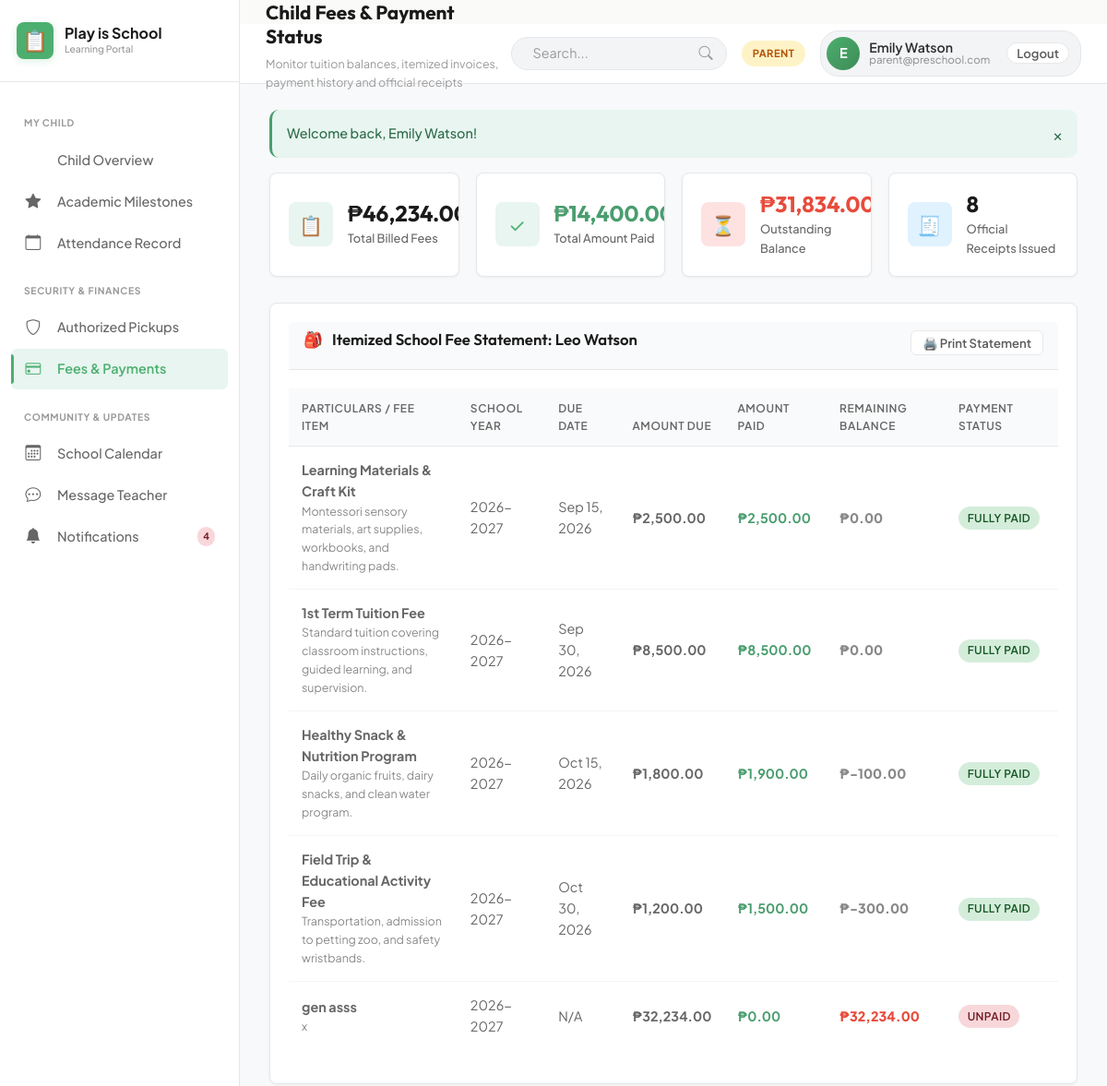
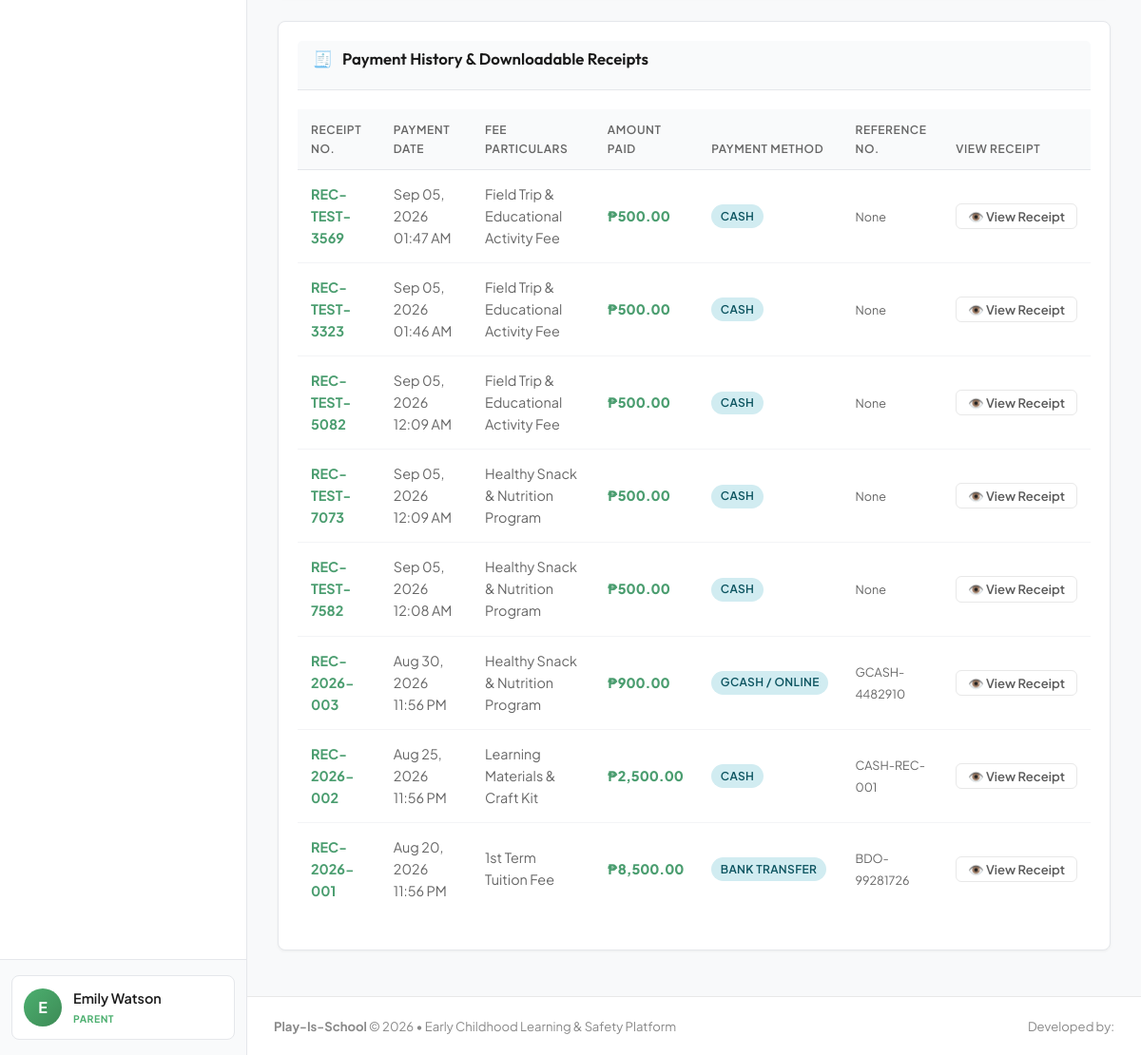
/parent/fees.php (signed in), run on the app's committed database (2 pictures, top to bottom).
### tables this page shows
CREATE TABLE student_fees (
            id INTEGER PRIMARY KEY AUTOINCREMENT,
            student_id INTEGER NOT NULL,
            fee_id INTEGER NOT NULL,
            amount_due REAL NOT NULL,
            amount_paid REAL DEFAULT 0,
            status TEXT DEFAULT 'unpaid' CHECK(status IN ('unpaid', 'partially_paid', 'paid')),
            created_at DATETIME DEFAULT CURRENT_TIMESTAMP,
            FOREIGN KEY (student_id) REFERENCES students(id) ON DELETE CASCADE,
            FOREIGN KEY (fee_id) REFERENCES fees(id) ON DELETE CASCADE
        );

CREATE TABLE students (
            id INTEGER PRIMARY KEY AUTOINCREMENT,
            first_name TEXT NOT NULL,
            last_name TEXT NOT NULL,
            lrn TEXT UNIQUE,
            dob DATE NOT NULL,
            gender TEXT CHECK(gender IN ('Male', 'Female')),
            blood_type TEXT,
            classroom_id INTEGER,
            parent_id INTEGER,
            address TEXT,
            emergency_contact_name TEXT,
            emergency_contact_phone TEXT,
            allergies TEXT,
            medical_notes TEXT,
            enrollment_status TEXT DEFAULT 'enrolled' CHECK(enrollment_status IN ('enrolled', 'archived', 'withdrawn')),
            admission_date DATE,
            avatar TEXT,
            FOREIGN KEY (classroom_id) REFERENCES classrooms(id) ON DELETE SET NULL,
            FOREIGN KEY (parent_id) REFERENCES users(id) ON DELETE SET NULL
        );

CREATE TABLE fees (
            id INTEGER PRIMARY KEY AUTOINCREMENT,
            title TEXT NOT NULL,
            description TEXT,
            amount REAL NOT NULL,
            school_year TEXT NOT NULL,
            due_date DATE
        );

CREATE TABLE payment_logs (
            id INTEGER PRIMARY KEY AUTOINCREMENT,
            student_fee_id INTEGER NOT NULL,
            student_id INTEGER NOT NULL,
            amount REAL NOT NULL,
            payment_method TEXT NOT NULL,
            reference_no TEXT,
            receipt_no TEXT NOT NULL,
            logged_by INTEGER,
            notes TEXT,
            payment_date DATETIME DEFAULT CURRENT_TIMESTAMP,
            FOREIGN KEY (student_fee_id) REFERENCES student_fees(id) ON DELETE CASCADE,
            FOREIGN KEY (student_id) REFERENCES students(id) ON DELETE CASCADE,
            FOREIGN KEY (logged_by) REFERENCES users(id) ON DELETE SET NULL
        );

### parent/fees.php (the view, shortened to what the rows shown need)
<?php
require_once dirname(__DIR__) . '/includes/auth.php';
$db = getDB();
$parentId = $_SESSION['user_id'];
$childStmt = $db->prepare("SELECT s.*, c.name as class_name FROM students s LEFT JOIN classrooms c ON s.classroom_id = c.id WHERE s.parent_id = ? LIMIT 1");
$childStmt->execute([$parentId]);
$child = $childStmt->fetch();
$childId = $child['id'] ?? 0;
$studentFees = [];
$totalDue = 0; $totalPaid = 0; $totalBalance = 0;
if ($childId) {
    $fStmt = $db->prepare("
        SELECT sf.*, f.title as fee_title, f.description as fee_desc, f.due_date, f.school_year,
               (sf.amount_due - sf.amount_paid) as balance
        FROM student_fees sf
        JOIN fees f ON sf.fee_id = f.id
        WHERE sf.student_id = ?
        ORDER BY sf.status ASC, f.due_date ASC
    ");
    $fStmt->execute([$childId]);
    $studentFees = $fStmt->fetchAll();
    foreach ($studentFees as $sf) {
        $totalDue += $sf['amount_due'];
        $totalPaid += $sf['amount_paid'];
    }
    $totalBalance = $totalDue - $totalPaid;
}
$payments = [];
if ($childId) {
    $pStmt = $db->prepare("
        SELECT p.*, f.title as fee_title, u.name as cashier_name
        FROM payment_logs p
        JOIN student_fees sf ON p.student_fee_id = sf.id
        JOIN fees f ON sf.fee_id = f.id
        LEFT JOIN users u ON p.logged_by = u.id
        WHERE p.student_id = ?
        ORDER BY p.payment_date DESC
    ");
    $pStmt->execute([$childId]);
    $payments = $pStmt->fetchAll();
}
require_once dirname(__DIR__) . '/includes/header.php';
?>
<?php if (!$child): ?>
    <div class="card" style="text-align: center; padding: 40px;">
        <p style="color: var(--text-muted);">No enrolled child linked to your account.</p>
    </div>
<?php else: ?>
    <div class="stat-grid">
        <div class="stat-card">
            <div class="stat-icon-wrapper stat-icon-primary">📋</div>
            <div class="stat-content">
                <div class="stat-value"><?= formatMoney($totalDue) ?></div>
                <div class="stat-label">Total Billed Fees</div>
            </div>
        </div>
        <div class="stat-card">
            <div class="stat-icon-wrapper stat-icon-mint">✓</div>
            <div class="stat-content">
                <div class="stat-value" style="color: var(--mint);"><?= formatMoney($totalPaid) ?></div>
                <div class="stat-label">Total Amount Paid</div>
            </div>
        </div>
        <div class="stat-card">
            <div class="stat-icon-wrapper stat-icon-rose">⏳</div>
            <div class="stat-content">
                <div class="stat-value" style="color: <?= $totalBalance > 0 ? 'var(--rose)' : 'var(--mint)' ?>;">
                    <?= formatMoney($totalBalance) ?>
                </div>
                <div class="stat-label"><?= $totalBalance > 0 ? 'Outstanding Balance' : 'Fully Settled!' ?></div>
            </div>
        </div>
        <div class="stat-card">
            <div class="stat-icon-wrapper stat-icon-sky">🧾</div>
            <div class="stat-content">
                <div class="stat-value"><?= count($payments) ?></div>
                <div class="stat-label">Official Receipts Issued</div>
            </div>
        </div>
    </div>
    <div class="card">
        <div class="card-header">
            <h3 class="card-title">
                <span>🎒</span> Itemized School Fee Statement: <?= htmlspecialchars($child['first_name'] . ' ' . $child['last_name']) ?>
            </h3>
            <button class="btn btn-secondary btn-sm" onclick="triggerPrint()">
                🖨️ Print Statement
            </button>
        </div>
        <div class="table-responsive">
            <table class="table">
                <thead>
                    <tr>
                        <th>Particulars / Fee Item</th>
                        <th>School Year</th>
                        <th>Due Date</th>
                        <th>Amount Due</th>
                        <th>Amount Paid</th>
                        <th>Remaining Balance</th>
                        <th>Payment Status</th>
                    </tr>
                </thead>
                <tbody>
                    <?php if (empty($studentFees)): ?>
                        <tr><td colspan="7" style="text-align: center; padding: 24px; color: var(--text-muted);">No fee statements found.</td></tr>
                    <?php else: ?>
                        <?php foreach ($studentFees as $sf): ?>
                            <tr>
                                <td>
                                    <strong><?= htmlspecialchars($sf['fee_title']) ?></strong>
                                    <div style="font-size: 0.78rem; color: var(--text-muted); max-width: 320px;">
                                        <?= htmlspecialchars($sf['fee_desc'] ?? '') ?>
                                    </div>
                                </td>
                                <td><?= htmlspecialchars($sf['school_year']) ?></td>
                                <td><?= formatDate($sf['due_date']) ?></td>
                                <td><strong><?= formatMoney($sf['amount_due']) ?></strong></td>
                                <td style="color: var(--mint); font-weight: 700;"><?= formatMoney($sf['amount_paid']) ?></td>
                                <td style="color: <?= $sf['balance'] > 0 ? 'var(--rose)' : 'var(--text-muted)' ?>; font-weight: 800;">
                                    <?= formatMoney($sf['balance']) ?>
                                </td>
                                <td>
                                    <?php if ($sf['status'] === 'paid'): ?>
                                        <span class="badge badge-success">FULLY PAID</span>
                                    <?php elseif ($sf['status'] === 'partially_paid'): ?>
                                        <span class="badge badge-warning">PARTIALLY PAID</span>
                                    <?php else: ?>
                                        <span class="badge badge-danger">UNPAID</span>
                                    <?php endif; ?>
                                </td>
                            </tr>
                        <?php endforeach; ?>
                    <?php endif; ?>
                </tbody>
            </table>
        </div>
    </div>
    <div class="card" style="margin-top: 24px;">
        <div class="card-header">
            <h3 class="card-title">
                <span>🧾</span> Payment History & Downloadable Receipts
            </h3>
        </div>
        <div class="table-responsive">
            <table class="table">
                <thead>
                    <tr>
                        <th>Receipt No.</th>
                        <th>Payment Date</th>
                        <th>Fee Particulars</th>
                        <th>Amount Paid</th>
                        <th>Payment Method</th>
                        <th>Reference No.</th>
                        <th>View Receipt</th>
                    </tr>
                </thead>
                <tbody>
                    <?php if (empty($payments)): ?>
                        <tr><td colspan="7" style="text-align: center; padding: 24px; color: var(--text-muted);">No payments logged yet.</td></tr>
                    <?php else: ?>
                        <?php foreach ($payments as $p): ?>
                            <tr>
                                <td><strong style="color: var(--primary);"><?= htmlspecialchars($p['receipt_no']) ?></strong></td>
                                <td><?= formatDate($p['payment_date'], 'M d, Y h:i A') ?></td>
                                <td><?= htmlspecialchars($p['fee_title']) ?></td>
                                <td style="color: var(--mint); font-weight: 800;"><?= formatMoney($p['amount']) ?></td>
                                <td><span class="badge badge-info"><?= htmlspecialchars($p['payment_method']) ?></span></td>
                                <td><small><?= htmlspecialchars($p['reference_no'] ?: 'None') ?></small></td>
                                <td>
                                    <button class="btn btn-secondary btn-sm" onclick='viewReceipt(<?= json_encode($p) ?>, <?= json_encode($child) ?>)'>
                                        👁️ View Receipt
                                    </button>
                                </td>
                            </tr>
                        <?php endforeach; ?>
                    <?php endif; ?>
                </tbody>
            </table>
        </div>
    </div>
<?php endif; ?>
<?php require_once dirname(__DIR__) . '/includes/footer.php'; ?>

### includes/sidebar/sidebar.php (shortened to what the rows shown need)
<?php
$user = currentUser();
$role = userRole();
$currentScript = basename($_SERVER['SCRIPT_NAME']);
$unreadNotifs = getUnreadNotificationsCount($user['id'] ?? null);
$pendingApprovals = ($role === 'admin') ? getPendingApprovalsCount() : 0;
?>
<aside class="app-sidebar" id="appSidebar">
    <div class="sidebar-nav">
        <?php if ($role === 'admin'): ?>
            <div class="nav-section-title">Overview</div>
            <a href="<?= url('admin/index.php') ?>" class="nav-item <?= $currentScript === 'index.php' ? 'active' : '' ?>">
                <i class="nav-icon bi bi-graph-up"></i> Dashboard
            </a>
            <div class="nav-section-title">Admissions & Records</div>
            <a href="<?= url('admin/students.php') ?>" class="nav-item <?= $currentScript === 'students.php' ? 'active' : '' ?>">
                <i class="nav-icon bi bi-people"></i> Students Roster
            </a>
            <a href="<?= url('admin/teachers.php') ?>" class="nav-item <?= $currentScript === 'teachers.php' ? 'active' : '' ?>">
                <i class="nav-icon bi bi-person-badge"></i> Teacher Files
            </a>
            <a href="<?= url('admin/progress.php') ?>" class="nav-item <?= $currentScript === 'progress.php' ? 'active' : '' ?>">
                <i class="nav-icon bi bi-trending-up"></i> Academic Progress
            </a>
            <div class="nav-section-title">User & Account Control</div>
            <a href="<?= url('admin/approvals.php') ?>" class="nav-item <?= $currentScript === 'approvals.php' ? 'active' : '' ?>">
                <i class="nav-icon bi bi-check-circle"></i> Parent Approvals
                <?php if ($pendingApprovals > 0): ?>
                    <span class="nav-badge badge-danger"><?= $pendingApprovals ?></span>
                <?php endif; ?>
            </a>
            <a href="<?= url('admin/users.php') ?>" class="nav-item <?= $currentScript === 'users.php' ? 'active' : '' ?>">
                <i class="nav-icon bi bi-people"></i> Add / Archive Users
            </a>
            <div class="nav-section-title">Finance & Operations</div>
            <a href="<?= url('admin/fees.php') ?>" class="nav-item <?= $currentScript === 'fees.php' ? 'active' : '' ?>">
                <i class="nav-icon bi bi-cash-coin"></i> Fee Management
            </a>
            <a href="<?= url('admin/events.php') ?>" class="nav-item <?= $currentScript === 'events.php' ? 'active' : '' ?>">
                <i class="nav-icon bi bi-calendar-event"></i> Events & Activities
            </a>
            <a href="<?= url('admin/logs.php') ?>" class="nav-item <?= $currentScript === 'logs.php' ? 'active' : '' ?>">
                <i class="nav-icon bi bi-file-text"></i> System Activity Logs
            </a>
            <a href="<?= url('admin/reports.php') ?>" class="nav-item <?= $currentScript === 'reports.php' ? 'active' : '' ?>">
                <i class="nav-icon bi bi-file-earmark-text"></i> Reports Generator
            </a>
        <?php elseif ($role === 'parent'): ?>
            <a href="<?= url('parent/notifications.php') ?>" class="nav-item <?= $currentScript === 'notifications.php' ? 'active' : '' ?>">
                <i class="nav-icon bi bi-bell-fill"></i> Notifications
                <?php if ($unreadNotifs > 0): ?>
                    <span class="nav-badge badge-danger"><?= $unreadNotifs ?></span>
                <?php endif; ?>
            </a>
        <?php endif; ?>
    </div>
</aside>

### data on the page
student_fees: id "4", fee.title "Field Trip & Educational Activity Fee", fee.description "Transportation, admission to petting zoo, and safety wristbands.", fee.school_year "2026-2027", fee.due_date "Oct 30, 2026", amount_due "₱1,200.00", amount_paid "₱1,500.00", balance "₱-300.00", status "FULLY PAID"
students: first_name+last_name "Leo Watson"
student_fees: fee.title "Learning Materials & Craft Kit", fee.description "Montessori sensory materials, art supplies, workbooks, and handwriting pads.", fee.school_year "2026-2027", fee.due_date "Sep 15, 2026", amount_due "₱2,500.00", amount_paid "₱2,500.00", balance "₱0.00", status "FULLY PAID"
student_fees: fee.title "1st Term Tuition Fee", fee.description "Standard tuition covering classroom instructions, guided learning, and supervision.", fee.school_year "2026-2027", fee.due_date "Sep 30, 2026", amount_due "₱8,500.00", amount_paid "₱8,500.00", balance "₱0.00", status "FULLY PAID"
student_fees: fee.title "Healthy Snack & Nutrition Program", fee.description "Daily organic fruits, dairy snacks, and clean water program.", fee.school_year "2026-2027", fee.due_date "Oct 15, 2026", amount_due "₱1,800.00", amount_paid "₱1,900.00", balance "₱-100.00", status "FULLY PAID"
student_fees: fee.title "gen asss", fee.description "x", fee.school_year "2026-2027", fee.due_date "N/A", amount_due "₱32,234.00", amount_paid "₱0.00", balance "₱32,234.00", status "UNPAID"
payment_logs: receipt_no "REC-TEST-3569", payment_date "Sep 05, 2026 01:47 AM", fees.title "Field Trip & Educational Activity Fee", amount "₱500.00", payment_method "CASH", reference_no "None"
payment_logs: receipt_no "REC-TEST-3323", payment_date "Sep 05, 2026 01:46 AM", fees.title "Field Trip & Educational Activity Fee", amount "₱500.00", payment_method "CASH", reference_no "None"
payment_logs: receipt_no "REC-TEST-5082", payment_date "Sep 05, 2026 12:09 AM", fees.title "Field Trip & Educational Activity Fee", amount "₱500.00", payment_method "CASH", reference_no "None"
payment_logs: receipt_no "REC-TEST-7073", payment_date "Sep 05, 2026 12:09 AM", fees.title "Healthy Snack & Nutrition Program", amount "₱500.00", payment_method "CASH", reference_no "None"
payment_logs: receipt_no "REC-TEST-7582", payment_date "Sep 05, 2026 12:08 AM", fees.title "Healthy Snack & Nutrition Program", amount "₱500.00", payment_method "CASH", reference_no "None"
payment_logs: receipt_no "REC-2026-003", payment_date "Aug 30, 2026 11:56 PM", fees.title "Healthy Snack & Nutrition Program", amount "₱900.00", payment_method "GCASH / ONLINE", reference_no "GCASH-4482910"
payment_logs: receipt_no "REC-2026-002", payment_date "Aug 25, 2026 11:56 PM", fees.title "Learning Materials & Craft Kit", amount "₱2,500.00", payment_method "CASH", reference_no "CASH-REC-001"
payment_logs: receipt_no "REC-2026-001", payment_date "Aug 20, 2026 11:56 PM", fees.title "1st Term Tuition Fee", amount "₱8,500.00", payment_method "BANK TRANSFER", reference_no "BDO-99281726"

### other printed values
substr($user['name'] ?? 'U', 0, 1) "E"
$user['name'] "Emily Watson"
$role "PARENT"
$pageTitle "Child Fees & Payment Status"
$pageSubtitle "Monitor tuition balances, itemized invoices, payment history and official receipts"
$user['email'] "parent@preschool.com"
$flash['message'] "Welcome back, Emily Watson!"
count($payments) "8"
APP_NAME "Play-Is-School"
